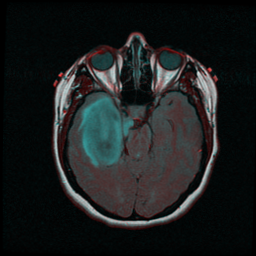
%> input picture FW_S3PFCM_MRI/Tested Data/original/TCGA_DU_6407_19860514_23.tif, 256 x 256 px
$ octave Demo.m   (GNU Octave 9; MATLAB toolbox functions it lacks are replaced by stand-ins)
%> lines starting %> are read from the running program, lines starting %| are printed output that depends on the picture; in (x1, y1, x2, y2) boxes, pixels count from 0 and x2, y2 are one past the last pixel; in counts of white or black regions, pixels touching at a corner belong together; the program's own positions count from 1
### FW_S3PFCM_MRI/main_FW_S3PFCM.m
% The code was written by Amin Golzari Oskouei in 2023.
function [accurcy,fm,nmi, Runtime, Sensitivity, Precision] = main_FW_S3PFCM(FileName,MaskName, PathName)
%> called with FileName = 'TCGA_DU_6407_19860514_23.tif', MaskName = 'TCGA_DU_6407_19860514_23.tif', PathName = 'Tested Data'
%%
f_ori=imread(strcat(PathName,'\original','\',FileName));
%> f_ori is the input picture: size 256x256x3 uint8; mean R, G, B 26.9, 29.8, 29.8
GT = imread(strcat(PathName,'\GT','\',MaskName));
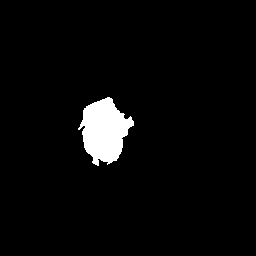
%> input picture FW_S3PFCM_MRI/Tested Data/GT/TCGA_DU_6407_19860514_23.tif, 256 x 256 px
%> GT is the input picture: size 256x256 uint8; 3.6% white; 1 white region, box (x1, y1, x2, y2) and area: (78, 97, 134, 166) 2378

%% skull border remove
binarymak = skull_remove(f_ori);
f2 = f_ori(3:end-3, 4:end-4, :);
GT = GT (3:end-3, 4:end-4);
f2 = bsxfun(@times, f2, cast(binarymak, 'like', f_ori));

%% Feathre Extract step
fprintf('The feature extraction phase has started ...\n')
X = FeatureExtractor(f2);
[N,d]=size(X);

%Algorithm parameters.
%---------------------
k=3;                       %number of clusters.
q=-3;                      %the value for the feature weight updates.
t_max=100;                 %maximum number of iterations.
beta_memory=0.3;           %amount of memory for the cluster weight updates.
fuzzy_degree=2;            %fuzzy membership degree
I=1;                       %The value of this parameter is in the range of (0 and 1]

balance_parm = 1;          %balance parameter among to terms of loss function
T_pow = 2;                 %power of T
a_coefficient = 5;         %coefficient of u
b_coefficient = 5;         %coefficient of t
alpha_1 = 2;
alpha_2 = 1;

landa=I./var(X);
landa(landa==inf)=1;

f = double(double(reshape(GT, [1, size(GT,1) * size(GT,2)]))' == 0:max(double(reshape(GT, [1, size(GT,1) * size(GT,2)]))'));% convert class to onehot encoding
f(:,sum(f)==0)=[];
if size(unique(GT),1)~=k
    f(:,size(unique(GT),1)+1:k)=0;
end
labeled_rate = 20;               % rate of labeled data (0-100)


% label indicator vector
rand('state',1)
b = zeros(N,1);
for i =1:k
    ansr = find(f(:,i)==1);
    tmp1=ansr(randperm(size(ansr,1)));
    b(tmp1(1:size(ansr,1)*labeled_rate/100))=1;
end

%initialize with labeled data.
if labeled_rate==0
    %Randomly initialize the cluster centers.
    tmp2=randperm(N);
    M=X(tmp2(1:k),:);
else
    M = ((b.*f)'*X)./repmat(sum(b.*f)',1,d);
    if sum(isnan(M))>=1
        tmp2=randperm(N);
        tem3= X(tmp2(1:k),:);
        M(isnan(M))=tem3(isnan(M));
    end
end

%Execute proposed clustering algorithm.
%Get the cluster assignments, the cluster centers and the feature weights.
tic
[pre_Cluster_elem,~,~]=FW_FCM(X,M,k,t_max,beta_memory,N,fuzzy_degree,d,q,landa, balance_parm,a_coefficient,b_coefficient,T_pow);
[Cluster_elem,M,Z]=FW_S3PFCM(X,M,k,t_max,beta_memory,N,fuzzy_degree,d,q,landa,f,b,balance_parm,a_coefficient,b_coefficient,T_pow, alpha_1, alpha_2, pre_Cluster_elem');
Runtime = toc;

%% Lables (imagesize by imagesize)
[~,Lr2]=max(Cluster_elem);
m = size(f2,1);
n = size(f2,2);
Lr2 = reshape(Lr2,[m n]);

%% result
a = double(reshape(GT, [1, size(GT,1) * size(GT,2)]));
b = double(reshape(Lr2, [1, size(GT,1) * size(GT,2)]));
EVAL = Evaluate(a',b');
accurcy=EVAL(1);
fm=EVAL(2);
nmi=EVAL(3);
Sensitivity = EVAL(4);
Precision = EVAL(5);
Lseg=Label_image(f2,Lr2);
Lseg=Lseg*2;

%% figure
figure,imshow(Lseg);
imwrite(Lseg, strcat('Results','\',FileName))
end

### FW_S3PFCM_MRI/skull_remove.m
function [binaryImage] = skull_remove(f_ori)
fontSize = 24;
grayImage = rgb2gray(f_ori);
% Get the dimensions of the image.
% numberOfColorBands should be = 1.
[~, ~, numberOfColorBands] = size(grayImage);
%> numberOfColorBands = 1
if numberOfColorBands > 1
  % It's not really gray scale like we expected - it's color.
  % Convert it to gray scale by taking only the green channel.
  grayImage = grayImage(:, :, 2); % Take green channel.
end
% Display the original gray scale image.
% subplot(2, 3, 1);
% imshow(grayImage, []);
% axis on;
% title('Original Grayscale Image', 'FontSize',24);
% % Enlarge figure to full screen.
% set(gcf, 'Units', 'Normalized', 'OuterPosition', [0 0 1 1]);
% % Give a name to the title bar.
% set(gcf, 'Name', 'Demo by ImageAnalyst', 'NumberTitle', 'Off')
% Let's compute and display the histogram.
% [pixelCount, grayLevels] = imhist(grayImage);
% subplot(2, 3, 2);
% bar(grayLevels, pixelCount);
% grid on;
% title('Histogram of original image', 'FontSize', 24);
% xlim([0 grayLevels(end)]); % Scale x axis manually.
% Crop image to get rid of light box surrounding the image
grayImage = grayImage(3:end-3, 4:end-4);
%> grayImage: size 251x249 uint8
% Threshold to create a binary image
binaryImage = grayImage > 20;
%> binaryImage: size 251x249 logical; 36.9% white; 14 white regions (12 under 20 px), largest, box (x1, y1, x2, y2) and area: (49, 30, 217, 227) 23014, (78, 65, 84, 70) 23
% Get rid of small specks of noise
binaryImage = bwareaopen(binaryImage, 10);
% Display the original gray scale image.
% subplot(2, 3, 3);
% imshow(binaryImage, []);
% axis on;
% title('Binary Image', 'FontSize', fontSize);
% Seal off the bottom of the head - make the last row white.
binaryImage(end,:) = true;
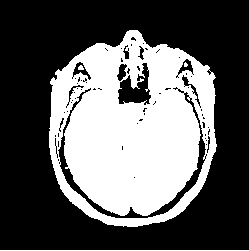
%> binaryImage: size 251x249 logical; 37.3% white; 4 white regions (1 under 20 px), largest, box (x1, y1, x2, y2) and area: (49, 30, 217, 227) 23014, (0, 250, 249, 251) 249, (78, 65, 84, 70) 23
% Fill the image
binaryImage = imfill(binaryImage, 'holes');
%> binaryImage: size 251x249 logical; 42.2% white; 2 white regions, box (x1, y1, x2, y2) and area: (49, 30, 217, 227) 26121, (0, 250, 249, 251) 249
% subplot(2, 3, 4);
% imshow(binaryImage, []);
% axis on;
% title('Cleaned Binary Image', 'FontSize', fontSize);
% Erode away 15 layers of pixels.
se = strel('disk', 15, 0);
binaryImage = imerode(binaryImage, se);
%> binaryImage: size 251x249 logical; 28.6% white; 1 white region, box (x1, y1, x2, y2) and area: (64, 51, 202, 212) 17850
%> in main_FW_S3PFCM, `GT = GT (3:end-3, 4:end-4);`: GT: size 251x249 uint8; 3.8% white; 1 white region, box (x1, y1, x2, y2) and area: (75, 95, 131, 164) 2378
% [11 lines of commented-out code are left out]
end

### FW_S3PFCM_MRI/FeatureExtractor.m
function FeatureVector=FeatureExtractor(Img)

Img=double(Img)/255;

d=3; %% Size of Window
NumFeatures=8; %% Number of Extracted Features

%% RGB to HSV
imHSV=rgb2hsv(Img);
%> imHSV: size 251x249x3 double; mean H, S, V 0.0676, 0.073, 0.0792

[rows,cols,~]=size(Img);
%> rows = 251; cols = 249
FeatureVector=zeros(rows*cols,NumFeatures);

k=2; %% Size of Padding for Image
imGray=rgb2gray(Img);
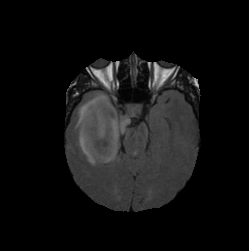
%> imGray: size 251x249 double; min 0, max 0.811, mean 0.0701
E_ij=EijCalculator(imGray);    %% Eq(16)

for j=1:3 %% Calculate V_ij in HSV Channels

    mu_ij=MuCalculator(imHSV(:,:,j),d,k);       %% Eq(15)
    V_ij=VijCalculator(imHSV(:,:,j),d,k,mu_ij); %% Eq(14)
    H_ij(:,:,j)=1 - (E_ij .* V_ij);                    %% Eq(17)
end

FeatureVector(:,1:3)=reshape(H_ij,[size(H_ij,1)*size(H_ij,2) 3]);

%% Lab Color Space
imLab=rgb2lab(Img);
FeatureVector(:,4:6)=reshape(imLab,[size(imLab,1)*size(imLab,2) 3]);

%% texture components
% GCLM Method
imgray = rgb2gray(Img);
offsets = [0 1; -1 1;-1 0;-1 -1];
NumLevels=5;
[glcm,SI] = graycomatrix(imgray,'Offset',offsets,'Symmetric',true,'NumLevels',NumLevels,'GrayLimits',[]);

% Gabor Filter
imageSize = size(Img);
numRows = imageSize(1);
numCols = imageSize(2);

wavelengthMin = 4/sqrt(2);
wavelengthMax = hypot(numRows,numCols);
n = floor(log2(wavelengthMax/wavelengthMin));
wavelength = 2.^(0:(n-2)) * wavelengthMin;

deltaTheta = 45;
orientation = 0:deltaTheta:(180-deltaTheta);

g = gabor(wavelength,orientation);

gabormag = imgaborfilt(imgray,g);

for i = 1:length(g)
    sigma = 0.5*g(i).Wavelength;
    K = 3;
    gabormag(:,:,i) = imgaussfilt(gabormag(:,:,i),K*sigma);
end

X = 1:numCols;
Y = 1:numRows;
[X,Y] = meshgrid(X,Y);
featureSet = cat(3,gabormag,X);
featureSet = cat(3,featureSet,Y);

numPoints = numRows*numCols;
X = reshape(featureSet,numRows*numCols,[]);

X = bsxfun(@minus, X, mean(X));
X = bsxfun(@rdivide,X,std(X));

coeff = pca(X);
feature2DImage = reshape(X*coeff(:,1),numRows,numCols);

FeatureVector(:,7)=reshape(SI,[size(SI,1)*size(SI,2) 1]);
FeatureVector(:,8)=reshape(feature2DImage,[size(feature2DImage,1)*size(feature2DImage,2) 1]);

### FW_S3PFCM_MRI/EijCalculator.m
function E_ij=EijCalculator(imGray)

[dx,dy] = gradient(imGray);
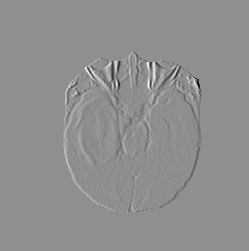
%> dx: size 251x249 double; min -0.395, max 0.309, mean -6.22e-21; drawn with min black and max white
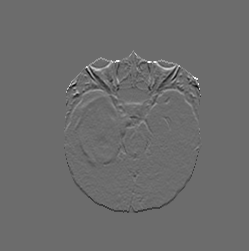
%> dy: size 251x249 double; min -0.257, max 0.347, mean 5.68e-20; drawn with min black and max white
e_ij=sqrt(dx.^2 + dy.^2);
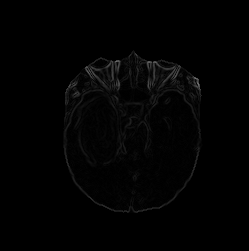
%> e_ij: size 251x249 double; min 0, max 0.471, mean 0.00993
e_max=max(max(e_ij));
%> e_max = 0.471
E_ij=e_ij / e_max;

### FW_S3PFCM_MRI/Padding.m
function X=Padding(Img,k)


[r,c]=size(Img);
rows=r + (2*k) ;
cols= c + (2*k);
X=NaN(rows ,cols);


for i=1:r
    for j=1:c
        X(i+k,j+k)=Img(i,j);
    end
end

### FW_S3PFCM_MRI/MuCalculator.m
function mu_ij=MuCalculator(HSVchannel,d,k)

PadImg=Padding(HSVchannel,k);

[ro,co,~]=size(PadImg); %% Size of Padding Image
Padmu_ij=NaN(ro,co);

%% Calculates mu_ij
for i=1+k : ro-k
    for j=1+k : co-k
        sigma=0;
        sum=0;
        absNp=0;
        for p= i-((d-1)/2) : i+((d-1)/2) %% Location Of Window d*d
            for q=j-((d-1)/2) : j+((d-1)/2)
                if  (isnan(PadImg(p,q))) ==0
                    absNp=absNp+1;   %% Number Of non-NaN Neighbors in PadH centered at (p,q)
                    sigma=sum + PadImg(p,q);
                    sum = sigma;
                end
            end
        end
        Padmu_ij(i,j)= sigma /(absNp) ;
    end
end

mu_ij=zeros(ro - 2*k,co - 2*k);
for i=1+k : ro-k
    for j=1+k : co-k
        mu_ij(i-k,j-k)=Padmu_ij(i,j);
    end
end

### FW_S3PFCM_MRI/VijCalculator.m
function V_ij=VijCalculator(HSVchannel,d,k,mu_ij)

PadImg=Padding(HSVchannel,k);
Mu_ij=Padding(mu_ij,k);

[ro,co,~]=size(PadImg); %% Size of Padding Image
PadV_ij=NaN(ro,co);

%% Calculates V_ij
for i=1+k : ro-k
    for j=1+k : co-k
        sigma=0;
        sum=0;
        absNp=0;
        for p= i-((d-1)/2) : i+((d-1)/2) %% Location Of Window d*d
            for q=j-((d-1)/2) : j+((d-1)/2)
                if  (isnan(PadImg(p,q))) ==0
                    absNp=absNp+1;   %% Number Of non-NaN Neighbors in PadH centered at (p,q)
                    sigma=sum + (PadImg(p,q)- Mu_ij(i,j))^ 2;
                    sum = sigma;
                end
            end
        end
        PadV_ij(i,j)= sqrt(sigma /(absNp)) ;
    end
end

v_ij=zeros(ro - 2*k,co - 2*k);
for i=1+k : ro-k
    for j=1+k : co-k
        v_ij(i-k,j-k)=PadV_ij(i,j);
    end
end

v_max=max(max(v_ij));
V_ij=v_ij / v_max;

### FW_S3PFCM_MRI/Demo.m
clear;
close all;
clc;

path = 'Tested Data';
imagefiles = dir([path,'\original','\*.tif']);
imageMasks = dir([path,'\GT','\*.tif']);
nfiles = length(imagefiles);    % Number of files found

m = {};
Header = {'Name', 'Accuracy', 'F1', 'Runtime', 'Sensitivity', 'Precision'};

for ii = 1 : nfiles
    currentfilename = imagefiles(ii).name;
    currentmaskname = imageMasks(ii).name;
    currentfoldername = imagefiles(ii).folder;
%> (the run ends here)
